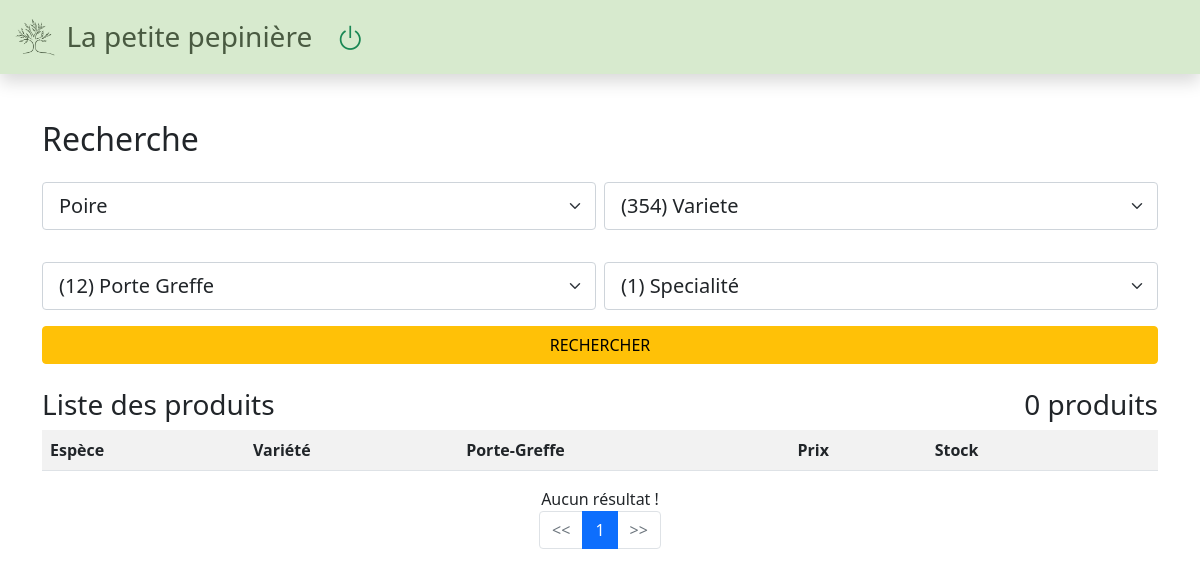
The app's page /produit/poire/, older data.
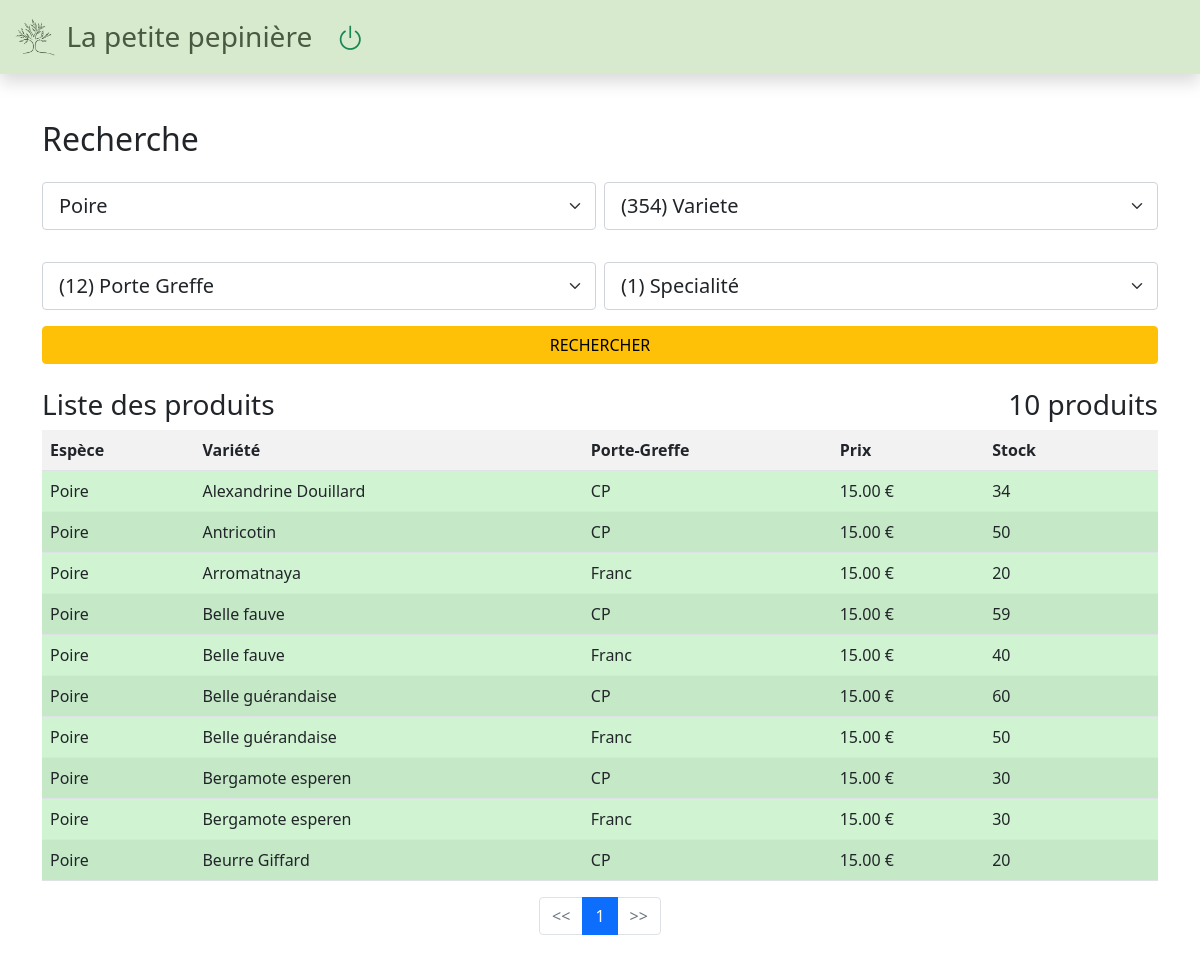
The same page, newer data.
### onlineshop/models.py (models this page shows, shortened)
class Produit(models.Model):
    objects = models.Manager()
    espece = models.ForeignKey(Espece, related_name='produits', on_delete=models.CASCADE)
    variete = models.ForeignKey(Variete, related_name='produits', on_delete=models.CASCADE)
    portegreffe = models.ForeignKey(PorteGreffe, related_name='produits', on_delete=models.CASCADE)
    spec = models.ForeignKey(Spec, related_name='produits', on_delete=models.CASCADE, blank=True, null=True)
    nom = models.CharField(max_length=200, db_index=True)
    slug = models.SlugField(max_length=200, db_index=True)
    description = models.TextField(blank=True)
    prix = models.DecimalField(max_digits=10, decimal_places=2, default=15.00)
    stock = models.IntegerField(default=0)
    stock_bis = models.IntegerField(default=0)
    available = models.BooleanField(default=True)
    class Meta:
        ordering = ('nom',)
        index_together = (('id', 'slug'),)
        verbose_name = 'produit'
        verbose_name_plural = 'produits'

class Espece(models.Model):
    objects = models.Manager()
    nom = models.CharField(max_length=200, db_index=True)
    slug = models.SlugField(max_length=200, unique=True)
    class Meta:
        ordering = ('nom',)
        verbose_name = 'espece'
        verbose_name_plural = 'especes'
    def __str__(self):
        return self.nom

class Variete(models.Model):
    objects = models.Manager()
    nom = models.CharField(max_length=200, db_index=True)
    slug = models.SlugField(max_length=200, unique=True)
    class Meta:
        ordering = ('nom',)
        verbose_name = 'variete'
        verbose_name_plural = 'varietes'
    def __str__(self):
        return self.nom

class PorteGreffe(models.Model):
    objects = models.Manager()
    nom = models.CharField(max_length=200, db_index=True)
    slug = models.SlugField(max_length=200, unique=True)
    class Meta:
        ordering = ('nom',)
        verbose_name = 'porte-greffe'
        verbose_name_plural = 'porte-greffes'
    def __str__(self):
        return self.nom

### onlineshop/views.py (the view, shortened to what this page needs)
# urls.py: path('', views.produit_list, name='produit_list'),
def produit_list(request, espece_slug=None, variete_slug=None, portegreffe_slug=None, spec_slug=None):
    espece = None
    variete = None
    portegreffe = None
    spec = None
    stock_bool = True
    especes = Espece.objects.all()
    varietes = Variete.objects.all()
    portegreffes = PorteGreffe.objects.all()
    specs = Spec.objects.all()
    produits_list = Produit.objects.filter(available=True).order_by('espece', 'variete', 'portegreffe')
    if not request.user.is_authenticated:
        produits_list = produits_list.filter(stock_bis__gt=0)
    if espece_slug:
        espece = get_object_or_404(Espece, slug=espece_slug)
        produits_list = produits_list.filter(espece=espece)
    if variete_slug:
        variete = get_object_or_404(Variete, slug=variete_slug)
        produits_list = produits_list.filter(variete=variete)
    if portegreffe_slug:
        portegreffe = get_object_or_404(PorteGreffe, slug=portegreffe_slug)
        produits_list = produits_list.filter(portegreffe=portegreffe)
    if spec_slug:
        spec = get_object_or_404(Spec, slug=spec_slug)
        produits_list = produits_list.filter(spec=spec)
    if stock_bool:
        produits_list = produits_list.filter(stock_bis__gt=0)
    paginator = Paginator(produits_list, 50)
    page = request.GET.get('page')
    try:
        produits = paginator.page(page)
    except PageNotAnInteger:
        produits = paginator.page(1)
    except EmptyPage:
        produits = paginator.page(paginator.num_pages)
    context = {'espece': espece,
               'especes': especes,
               'variete': variete,
               'varietes': varietes,
               'portegreffe': portegreffe,
               'portegreffes': portegreffes,
               'spec': spec,
               'specs': specs,
               'produits': produits,
               'produits_list': produits_list,
               'stock_bool': stock_bool,
               'paginate': True
               }
    return render(request, 'onlineshop/list.html', context)

### pepiniere/templates/onlineshop/list.html (shortened to what the changed rows need)
{% extends 'onlineshop/base.html' %}
{% load static %}
{% block content %}
{% include 'onlineshop/searchb.html' %}
<div class="nav justify-content-between">
<div class="h3">Liste des produits</div>
<div class="h3" id="qty_find_product">{{ produits_list|length }} produits</div>
</div>
<div class="centered">
    <table class="table table-striped border-collapse">
    <tr>
        <th scope="col">Espèce</th>
        <th scope="col">Variété</th>
        <th scope="col">Porte-Greffe</th>
        <th scope="col">Prix</th>
        <th scope="col">Stock</th>
        <th scope="col-3">&nbsp;</th>
    </tr>
    {% for produit in produits %}
        {% if produit.stock_bis > 0 or request.user.is_authenticated %}
        <tr class="align-middle" {% if produit.stock_bis > 0 %} style="background:#D0F4D2;" {% endif %}>
            <td class="align-middle">{{ produit.espece }}</td>
            <td class="align-middle">{{ produit.variete }}</td>
            <td class="align-middle">{{ produit.portegreffe }}</td>
            <td class="align-middle">{{ produit.prix }} €</td>
            <td class="align-middle">{{ produit.stock_bis }}</td>
            {% if request.user.is_authenticated %}
                <td class="align-middle">{{ produit.stock }}</td>
                <td class="d-flex justify-content-end">
                    {% if produit.stock_bis > 0 %}
                        {% csrf_token %}
                        <input type="number" name="qte" value="1" min="1" max="{{ produit.stock_bis }}" required="" id="id-qte-{{ produit.id}}" class="form-control w-80" width="80" style="width:80px;">
                        <button type="submit" value="Ajouter au panier" class="btn btn-warning" id="cart-{{ produit.id }}"><i class="bi-cart-plus"></i></button>
                        <input type="hidden" value="{{ produit.id }}" name="produit_id" id="produit_id" />
                        <button type="submit" value="Ajouter à une commande" class="btn btn-success" id="order-{{ produit.id }}" data-bs-toggle="modal" data-bs-target="#modalSearchOrder" data-bs-whatever="@mdo"><i class="bi-bag-plus"></i></button>
                    {% else %}
                        {% csrf_token %}
                        <input type="number" name="qte" disabled value="0" class="form-control w-80" width="80" style="width:80px;">
                        <button disabled type="submit" value="Ajouter au panier" class="btn btn-warning"><i class="bi-cart-plus"></i></button>
                        <button disabled type="submit" value="Ajouter à une commande" class="btn btn-success"><i class="bi-bag-plus"></i></button>
                    {% endif %}
                    <a href="{{ produit.get_absolute_url }}" class="btn btn-primary"><i class="bi bi-info-circle"></i></a>
                </td>
                <script>
                    document.querySelector("#order-{{ produit.id }}").addEventListener("click", event => {
                        document.querySelector("#produit-id").value = {{ produit.id }};
                    });
                    document.querySelector("#cart-{{ produit.id }}").addEventListener("click", event => {
                        let formData = new FormData();
                        let csrfTokenValue = document.querySelector('[name=csrfmiddlewaretoken]').value;
                        formData.append('qte', document.querySelector("#id-qte-{{ produit.id }}").value);
                        const request = new Request('/cart/add/{{ produit.id }}', {
                            method: 'POST',
                            body: formData,
                            headers: {'X-CSRFToken': csrfTokenValue}
                        });
                        fetch(request)
                            .then(response => response.json())
                                .then(result => {
                                    document.querySelector('#lblCartCount').innerHTML = result['total'];
                                    //document.querySelector('#lblCartCount').style.display = "block";
                                    document.querySelector("#cartLink").href = "/cart/";
                                    document.querySelector('#toastAjax').style.display = "block";
                                    document.querySelector('#textErrorMessageAjax').innerHTML = result['message'];
                                    document.querySelector('#errorMessageAjax').style.display = "block";
                                    let y =  window.scrollY;
                                    console.log(y)
                                    document.querySelector('#toastPlacementAjax').setAttribute('style', 'z-index:100; top:' + y + 'px !important');
                                    $('#errorMessageAjax').addClass('show');
                                    $('#errorMessageAjax').removeClass('hide');
                                    function hideMsg () {
                                        $('#errorMessageAjax').fadeOut();
                                        $('#erroMessageAjax').removeClass('show');
                                        $('#errorMessageAjax').addClass('hide');
                                    }
                                    setTimeout(hideMsg,3000);
                                })
                    })
                </script>
            {% else %}
            <td class="d-flex justify-content-end">&nbsp;</td>
            {% endif %}
        </tr>
        {% endif %}
    {% endfor %}
    </table>
    {% if produits|length_is:"0" %}
        <div class="text-center">
            Aucun résultat !
        </div>
    {% endif %}
</div>
{% if paginate %}
<nav aria-label="...">
<ul class="pagination justify-content-center">
    {% for i in produits.paginator.page_range %}
        {% if produits.number == i %}
            <li class="page-item active"><span class="page-link" href="#">{{ i }}</span></li>
        {% endif %}
    {% endfor %}
</ul>
</nav>
{% endif %}
{% endblock %}

Row changes from the older to the newer data that the page shows:
now on this page (row edited): Produit: espece "Poire", variete "Alexandrine Douillard", portegreffe "CP", prix "15.00", stock_bis "34"
now on this page (row edited): Produit: espece "Poire", variete "Antricotin", portegreffe "CP", prix "15.00", stock_bis "50"
now on this page (row edited): Produit: espece "Poire", variete "Arromatnaya", portegreffe "Franc", prix "15.00", stock_bis "20"
now on this page (row edited): Produit: espece "Poire", variete "Belle fauve", portegreffe "CP", prix "15.00", stock_bis "59"
now on this page (row edited): Produit: espece "Poire", variete "Belle fauve", portegreffe "Franc", prix "15.00", stock_bis "40"
now on this page (row edited): Produit: espece "Poire", variete "Belle guérandaise", portegreffe "CP", prix "15.00", stock_bis "60"
now on this page (row edited): Produit: espece "Poire", variete "Belle guérandaise", portegreffe "Franc", prix "15.00", stock_bis "50"
now on this page (row edited): Produit: espece "Poire", variete "Bergamote esperen", portegreffe "CP", prix "15.00", stock_bis "30"
now on this page (row edited): Produit: espece "Poire", variete "Bergamote esperen", portegreffe "Franc", prix "15.00", stock_bis "30"
now on this page (row edited): Produit: espece "Poire", variete "Beurre Giffard", portegreffe "CP", prix "15.00", stock_bis "20"
Text that changed along with them:
{{ produits_list|length }}: "0" → "10"
text no longer shown: "Aucun résultat !"
